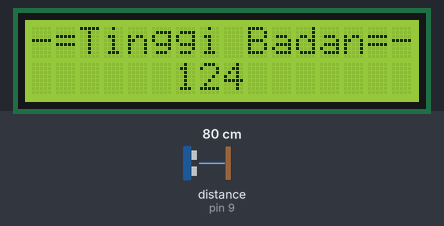
A sketch run on a simulated Arduino Uno, built with avr-gcc and run on an emulated ATmega328P. Shown: 16×2 character LCD. Wiring (inferred from the names in the program): ultrasonic range finder: trigger pin 8; echo pin 9. Inputs (shaded band) come from the test bench; at power-on: distance to the obstacle (sensor on pin 9) 80 cm. The echo pulse lasts 58.3 µs per cm; what the sketch prints to the serial monitor is not drawn.

Above: at 1.2 s.
1.3 s: distance to the obstacle (sensor on pin 9) set to 2 cm
At 2.7 s:
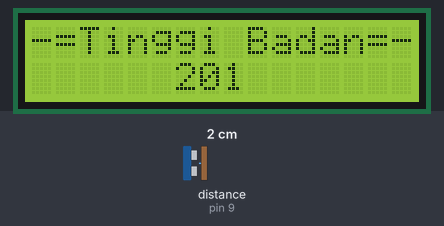
7.3 s: distance to the obstacle (sensor on pin 9) set to 4 cm
At 8.6 s:
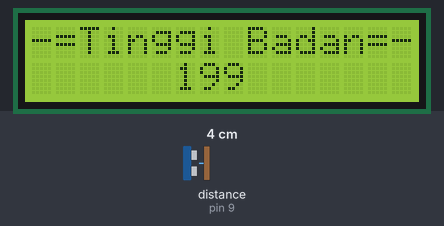
11.6 s: distance to the obstacle (sensor on pin 9) set to 9 cm
At 13.4 s:
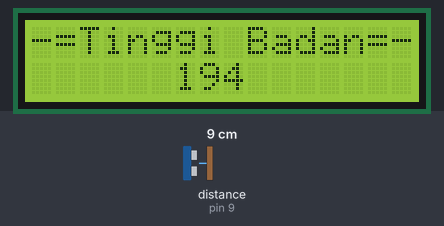
Timing chart, 0 to 14.9 s (numbered marks = the images above; inputs shaded):
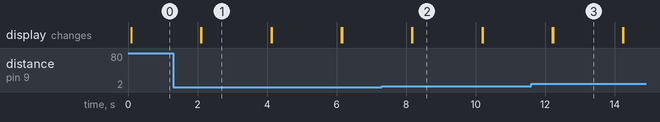

Measured:
- after the input at 1.3 s, the display: first differs from a run without the input after 0.81 s (image 1)
- after the input at 7.3 s, the display: first differs from a run without the input after 0.88 s (image 2)
- after the input at 11.6 s, the display: first differs from a run without the input after 0.63 s (image 3)
- what the display in image 1 shows lasts 2.0 s, from 2.1 s to 4.1 s

The sketch:

Project_Pengukur_Tinggi_Badan.ino
```cpp
#include <LiquidCrystal_I2C.h>

LiquidCrystal_I2C lcd(0x27, 16, 2);
#define echo 9
#define trigger 8

int durasi;
int panjang;
int total;


void setup() {
  // put your setup code here, to run once:
pinMode (trigger,OUTPUT);
pinMode (echo,INPUT);
Serial.begin (9600);
 lcd.begin();
}

void loop() {
  // put your main code here, to run repeatedly:
digitalWrite(trigger, LOW);
delayMicroseconds(2);
digitalWrite(trigger, HIGH);
delayMicroseconds(10);
digitalWrite(trigger, LOW);

durasi = pulseIn (echo, HIGH);

panjang = (durasi*0.034/2);
total = (202-panjang);

lcd.setCursor(0,0);
  lcd.print("-=Tinggi Badan=-");
lcd.setCursor(6,1);
  lcd.print(total);

Serial.print("panjang = ");Serial.print(panjang); Serial.print ("      tinggi = ");
  Serial.println (total);

  delay(2000);
  lcd.clear();
}
```
